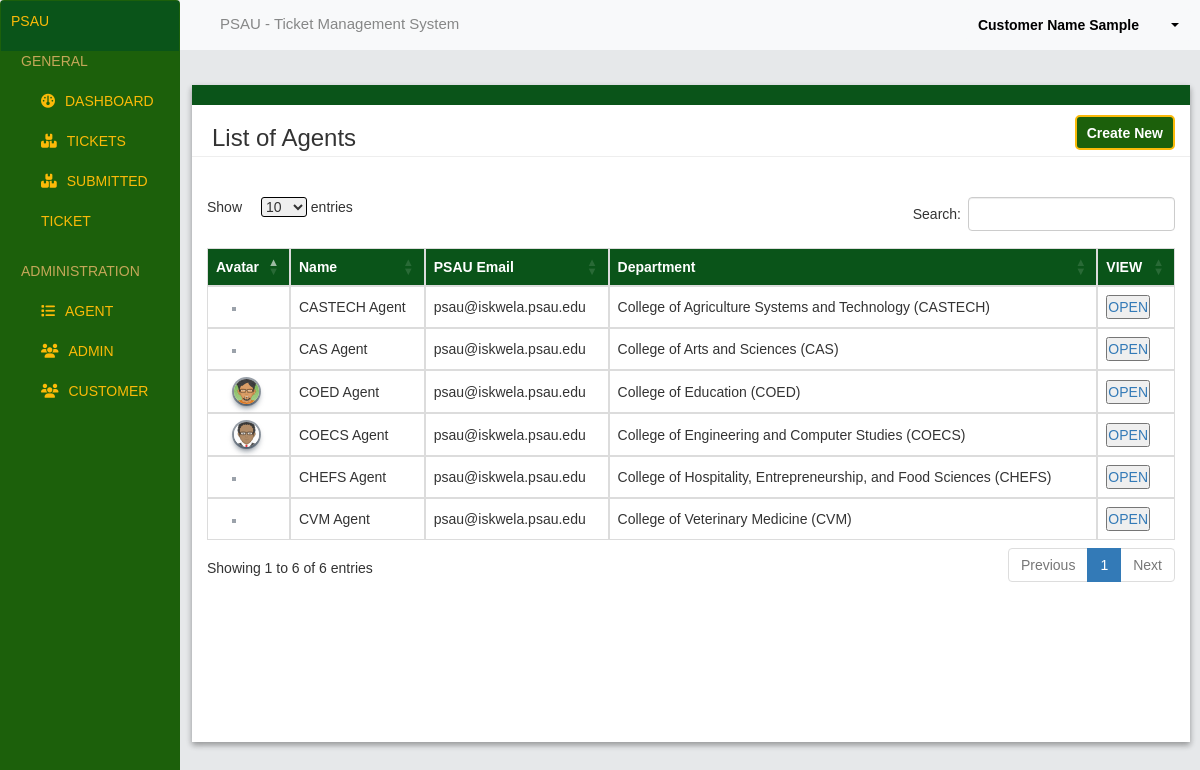
Page /admin/agents/index.php (signed in) on the committed database.
### tables this page shows
CREATE TABLE `users` (
  `id` int(11) NOT NULL,
  `username` varchar(255) NOT NULL,
  `password` varchar(255) NOT NULL,
  `full_name` varchar(60) NOT NULL,
  `image` text NOT NULL,
  `psau_email` varchar(60) NOT NULL,
  `role` enum('customer','staff','admin') NOT NULL,
  `department` text NOT NULL
);

### admin/agents/index.php (the view, shortened to what this page needs)
<?php
include_once '../../connectivity.php';
$username = $_SESSION["username"];
$sql = "SELECT id, full_name FROM users WHERE username = ?";
$stmt = $conn->prepare($sql);
$stmt->bind_param("s", $username);
$stmt->execute();
$result = $stmt->get_result();
if ($result->num_rows > 0) {
    $row = $result->fetch_assoc();
    $full_name = $row['full_name'];
} else {
    $user_id = null;
    $full_name = "Unknown";
}
?>
<!DOCTYPE html>
<html lang="en">
<head>
      <link rel="stylesheet" href="https://cdnjs.cloudflare.com/ajax/libs/font-awesome/6.5.2/css/all.min.css"
 />
    <link rel="stylesheet" href="https://maxcdn.bootstrapcdn.com/bootstrap/3.4.1/css/bootstrap.min.css">
    <link rel="stylesheet" href="https://cdn.datatables.net/1.13.4/css/dataTables.bootstrap5.min.css" />
      <link rel="stylesheet" href="../../css/admin-ui.css" />
</head>
<body>
    <div class="navbar">
        <div class="home-nav">
            <p>PSAU</p>
        </div>
        <ul>
            <p class="sub-title">General</p>
            <li class="dash"><a href="http://localhost/psau4/admin/index.php"><i class="fa-solid fa-gauge"></i>Dashboard</a></li>
            <li><a href="http://localhost/psau4/admin/tickets/index.php"><i class="fa-solid fa-boxes-stacked"></i>Tickets</a></li>
            <li><a href="http://localhost/psau4/admin/tickets/ticket-view.php"><i class="fa-solid fa-boxes-stacked"></i>Submitted Ticket</a></li>
            <br />
            <p class="sub-title">Administration</p>
            <li><a href="http://localhost/psau4/admin/agents/index.php"><i class="fa-solid fa-list"></i>Agent</a></li>
            <li><a href="http://localhost/psau4/admin/admin/index.php"><i class="fa-solid fa-users"></i>Admin</a></li>
            <li><a href="http://localhost/psau4/admin/customer/index.php"><i class="fa-solid fa-users"></i>Customer</a></li>
        </ul>
    </div>
    <div class="header">
        <div class="header-title">
            <p>PSAU - Ticket Management System</p>
        </div>
        <div class="account-header">
    <div class="dropdown">
        <button class="btn dropdown-toggle" type="button" data-toggle="dropdown">
            <div class="button-container"><p class="fullname"><?php echo $full_name; ?></p>
            <span class="caret"></span></div>
        </button>
    </div>
</div>
    </div>
    <<div class="content">
<div class="content_design">a</div>
    <div class="conten_text">
        <h3>List of Agents</h3>
        <a href="create-agent.php"><button ><i class="bi bi-plus"></i>Create New</button></a>
    </div>
    <hr class="hr_content">
        <div class="table-container">
            <table id="myTable" class="display" style="width:100%">
                <thead>
                    <tr>
                        <th>Avatar</th>
                        <th>Name</th>
                        <th>PSAU Email</th>
                        <th>Department</th>
                        <th>VIEW</th>
                    </tr>
                </thead>
                <tbody>
                    <?php
                    $query = "select * from users where role='staff'ORDER BY department ASC";
                    $result = $conn->query($query);
                    while ($row = $result->fetch_assoc()) {
                        echo "<tr>
                        <td style='width:65px;'><img src='../../img/" . $row['image'] . "' alt='' id='table-image'></td>
                        <td>" . $row['full_name'] . "</td>
                        <td>" . $row['psau_email'] . "</td>
                        <td>" . $row['department'] . "</td>
                        <td>
                        <a href='open-agent.php?id=" . $row['id'] . "'><button>OPEN</button></a>
                        </td>";
                    }
                ?>
            </tbody>
        </table>
    </div>
</div>
</body>
</html>

### css/admin-ui.css (style rules this page uses)
* { margin: 0; padding: 0; box-sizing: border-box; font-family: "Poppins", sans-serif; }
body { background-color: #E6E8EA; }
.navbar { background-color: #1C600B; width: 15%; top: 0; margin: 0%; position: relative; display: flex; flex-direction: column; height: 200vh; color: white; font-family: "Oswald", sans-serif; font-weight: 500; position:fixed; padding-bottom: 100px; text-transform: uppercase; }
.home-nav { background: #0A5419; padding: 10px; color: #FBBA09; }
.sub-title { padding-left: 20px; cursor: default; }
ul { padding: 0; color: #C4A759; }
ul li { list-style: none; transition: background-color 0.5s; }
ul li a { display: block; padding-left: 40px; text-decoration: none; line-height: 40px; color: #FBBA09; font-size: 20; transition: .3s; }
ul li a i { margin-right: 10px; }
.header { display: flex; flex-direction: row; justify-content: space-between; background-color: #F8F9FA; height: 50px; margin-left: 15%; position: fixed; top: 0; width: 85%; z-index: 100; transition: 300ms; }
.header-title { text-align:start ; font-size: 15px; color: #868787; flex: 1; padding: 13px; padding-left: 40px; }
.account-header { flex: 1; text-align: end; padding: 9px; }
.dropdown .btn { border: none; background-color: #F8F9FA; color: black; font-weight: bold; }
.content { display: flex; flex-direction: column; margin-top: 65px; margin-left: 16%; margin-right: 10px; box-shadow: rgba(0, 0, 0, 0.16) 0px 3px 6px, rgba(0, 0, 0, 0.23) 0px 3px 6px; font-family: "Poppins", sans-serif; background-color: #FFFFFF; }
.content_design { color: #0A5419 ; background-color: #0A5419; }
.conten_text { display: flex; flex-direction: row; justify-content: space-between; margin-left: 20px; font-size: 2rem; font-weight: 700; }
.conten_text a button { text-decoration: none; color: white; font-weight: light; font-size: 14px; padding: 5px; padding-left: 10px; padding-right: 10px; margin-right: 15px; background-color: #1C600B; border-radius: 5px; width: auto; height: 35px; margin-top: 10px; border: 2px solid #FBBA09; }
.hr_content { margin-top: -5px; background-color: #EEEEEE; margin-top: 5 px; }
.table-container { margin: 15px; height: 100vh; overflow-x: hidden; margin-left: 15px ; margin-top: 20px; display: flex; flex-direction: column; }
.button-container { position: relative; display: inline-block; height: 10px; }
.fullname { display: inline-block; margin-right: 40px; }
.caret { position: absolute; top: 50%; transform: translateY(-50%); right: 0; margin-top: 5px; }
#table-image { border-radius: 50%; box-shadow: rgba(6, 24, 44, 0.4) 0px 0px 0px 2px, rgba(6, 24, 44, 0.65) 0px 4px 6px -1px, rgba(255, 255, 255, 0.08) 0px 1px 0px inset; max-width: 50px; height: 25px; margin-left: 18px; }

### admin/agents/index.php (style rules this page uses)
.table-container { height: 530px; overflow-x: hidden; margin-left: 15px ; margin-top: 20px; display: flex; flex-direction: column; }
table { width: 100%; border-collapse: collapse; }
th, td { border: .2px solid gainsboro; text-align: left; padding: 8px; }
th { background: #0A5419; color: white; }
tbody tr:nth-child(even) { background-color: #4f5052; }

### rows in the picture
users: full_name "Customer Name Sample"
users: full_name "CASTECH Agent", psau_email "psau@iskwela.psau.edu", department "College of Agriculture Systems and Technology (CASTECH)"
users: full_name "CAS Agent", psau_email "psau@iskwela.psau.edu", department "College of Arts and Sciences (CAS)"
users: image (picture), full_name "COED Agent", psau_email "psau@iskwela.psau.edu", department "College of Education (COED)"
users: image (picture), full_name "COECS Agent", psau_email "psau@iskwela.psau.edu", department "College of Engineering and Computer Studies (COECS)"
users: full_name "CHEFS Agent", psau_email "psau@iskwela.psau.edu", department "College of Hospitality, Entrepreneurship, and Food Sciences (CHEFS)"
users: full_name "CVM Agent", psau_email "psau@iskwela.psau.edu", department "College of Veterinary Medicine (CVM)"
